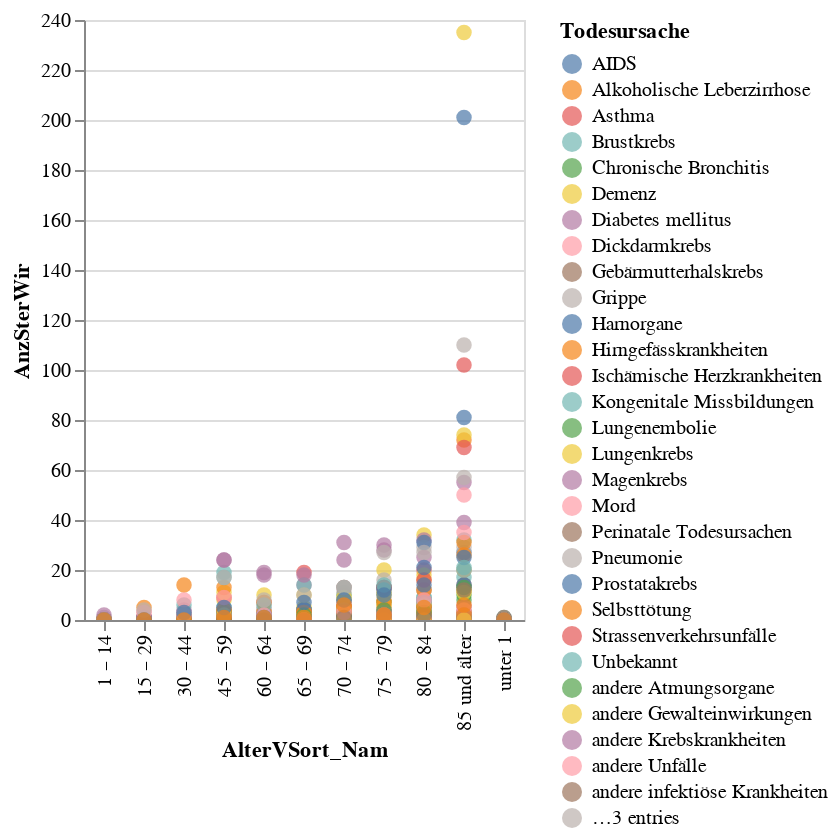

Here is the notebook cell this chart was saved with:
### Code cell
alt.Chart(mySelYears).mark_circle(size=60).encode(
    x='AlterVSort_Nam',
    y='AnzSterWir',
    color='Todesursache',
    tooltip=['AlterVSort_Nam','AnzSterWir']
).interactive() # this makes the axes interactive: now you can zoom & pan

### Figure 1 — Vega-Lite specification as saved in the notebook (floating-point values rounded to 4 significant figures; data arrays with more than 128 entries replaced by an {"elided": "..."} marker saying what was removed)
{"config": {"view": {"continuousWidth": 400, "continuousHeight": 300}}, "data": {"name": "data-d9ab4f048823404fb122e7de176c53a1"}, "mark": {"type": "circle", "size": 60}, "encoding": {"color": {"type": "nominal", "field": "Todesursache"}, "tooltip": [{"type": "nominal", "field": "AlterVSort_Nam"}, {"type": "quantitative", "field": "AnzSterWir"}], "x": {"type": "nominal", "field": "AlterVSort_Nam"}, "y": {"type": "quantitative", "field": "AnzSterWir"}}, "selection": {"selector005": {"type": "interval", "bind": "scales", "encodings": ["x", "y"]}}, "$schema": "https://vega.github.io/schema/vega-lite/v4.8.1.json", "datasets": {"data-d9ab4f048823404fb122e7de176c53a1": {"elided": "660 records"}}}
